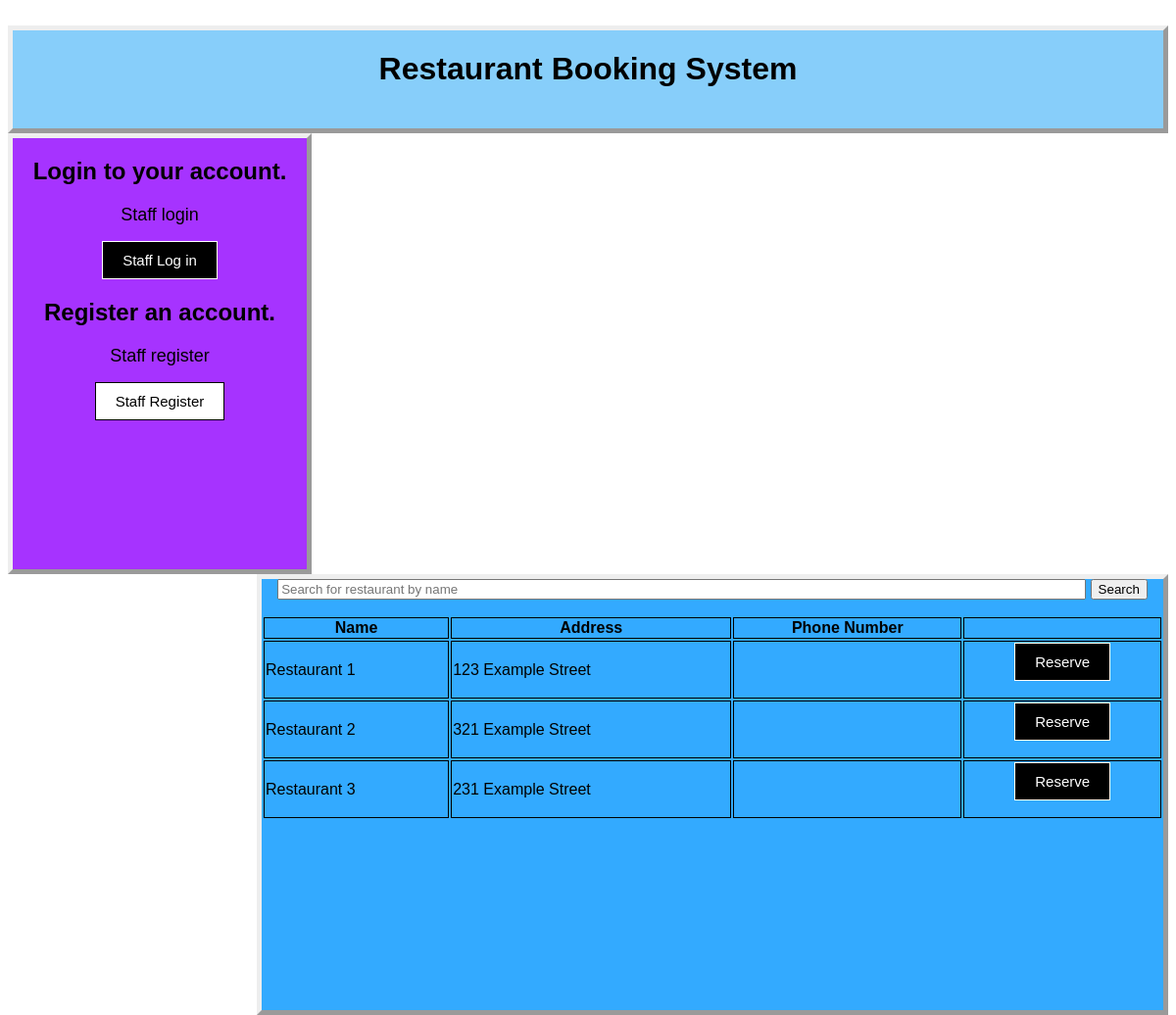
The page / on the database its author committed.
### bookings/models.py (models this page shows, shortened)
class Restaurant(models.Model):
    restaurantID = models.AutoField(primary_key=True, unique=True)
    rest_name = models.CharField(max_length=300)
    rest_address = models.TextField()
    rest_phone_no = PhoneField(default="")
    rest_max_size = models.PositiveIntegerField()

### bookings/views.py (the view, shortened to what this page needs)
# urls.py: re_path(r'^$', views.start, name='start'),
def start(request):
    restaurants = Restaurant.objects.raw('SELECT * FROM bookings_Restaurant')
    context = {'restaurants' : restaurants}
    return render(request, 'bookings/start.html', context)

### bookings/templates/bookings/start.html (shortened to what this page needs)
﻿<html>
<head>
    {% load staticfiles %}
    <link rel="stylesheet" type="text/css" href="{% static 'startstyle.css' %}" />
</head>
<body>
    <div class="title">
        <h1 align ="center">Restaurant Booking System</h1>
    </div>
    <div class="loginregister">
        <h2 align="center">Login to your account.</h2>
        <p align="center"><font size="4">Staff login</font></p>
        <form align="center" action="stafflogin/">
            <input class="redirectstafflogin" type="submit" value="Staff Log in"/>
        </form>
        <h2 align="center">Register an account.</h2>
        <p align="center"><font size="4">Staff register</font></p>
        <form align="center" action="staffregister/">
            <input class="redirectstaffregister" type="submit" value="Staff Register"/>
        </form>
    </div>
    <div class="searchrestaurant">
        <form align="center" method="get" action="">
            <input type="text" name="name" size="100" placeholder="Search for restaurant by name" />
            <button type="submit">Search</button>
        </form>
        <table class="restaurantsinfo">
        <tr>
            <th>Name</th>
            <th>Address</th>
            <th>Phone Number</th>
            <th></th>
        </tr>
        {% for restaurant in restaurants %}
        <tr>
            <td>{{ restaurant.rest_name }}</td>
            <td>{{ restaurant.rest_address }}</td>
            <td>{{ restaurant.rest_phone_no }}</td>
            <td><form align="center" action="reserve/" method="post">
                <input class="reservebtn" type="submit" value="Reserve"/>
                </form></td>
        </tr>
        {% endfor %}
        </table>
    </div>
</body>
</html>

### bookings/static/startstyle.css (style rules this page uses)
body { font-family: Arial, Helvetica, sans-serif; }
.title { border-style: outset; border-width: 5px; background-color: lightskyblue; align-items: center; height: 100px; margin: auto; }
.loginregister { border-style: outset; border-width: 5px; background-color: #A633FF; align-items: center; left: 10px; width: 300px; height: 440px; float: left; }
.redirectstafflogin { padding: 10px 20px; font-size: 15px; text-decoration: none; background-color: black; color: white; transition-duration: 0.5s; cursor: pointer; border: 1px solid white; }
.redirectstaffregister { padding: 10px 20px; font-size: 15px; text-decoration: none; background-color: white; color: black; transition-duration: 0.5s; cursor: pointer; border: 1px solid black; }
.searchrestaurant { border-style: outset; border-width: 5px; background-color: #33AAFF; width: 920px; height: 440px; align-items: center; float: right; }
.table, th, td { border: 1px solid black; align-self: center; }
.restaurantsinfo { width: 100%; }
.reservebtn { padding: 10px 20px; font-size: 15px; text-decoration: none; background-color: black; color: white; transition-duration: 0.5s; cursor: pointer; border: 1px solid white; }

### rows shown on the page
Restaurant: rest_name "Restaurant 1", rest_address "123 Example Street"
Restaurant: rest_name "Restaurant 2", rest_address "321 Example Street"
Restaurant: rest_name "Restaurant 3", rest_address "231 Example Street"
